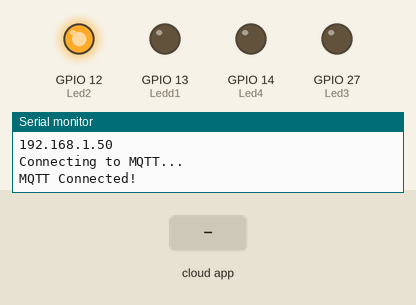
Recording of a sketch running on a simulated ESP32. Parts: output pins drawn as LEDs (lit = HIGH), the last lines printed to the serial monitor. The inputs (shaded band) are chosen by the test bench. WiFi joins after 1.5 s; servers stay silent unless stated; no MQTT or app messages arrive unless stated.

Above: at 5.3 s.
5.4 s: the phone or cloud app sets Led1 to 1
At 10.7 s:
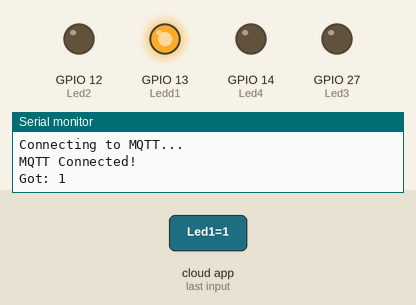
At 12.1 s:
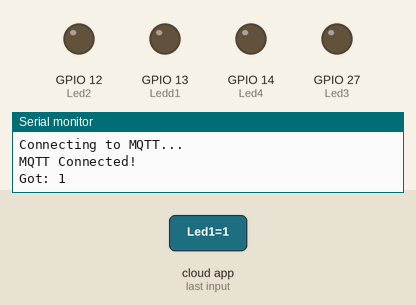
Timing chart, 0 to 13.6 s (numbered marks = the images above; inputs shaded):
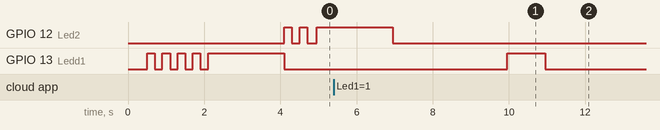

Measured:
- after the input at 5.4 s, GPIO 13 (Ledd1): LOW → HIGH after 4.6 s, → LOW 1.0 s later

The sketch:

Sistema-embebido.ino
```cpp
#include <WiFi.h>
#include <Adafruit_MQTT.h>
#include <Adafruit_MQTT_Client.h>
#include <HTTPClient.h>
#include <ArduinoJson.h>


//#ifndef Pins_Arduino_h
 #define Pins_Arduino_h

// http client resources
String serverAddress = "https://javier-mu.vercel.app/"; // change url
const int serverPort = 80; // Server port

//  firebase car
const char* idValue;
const char* bussyValue;

/*
#define PIN_WIRE_SDA (4)
#define PIN_WIRE_SCL (5)
*/
/*
static const uint8_t SDA = PIN_WIRE_SDA;
static const uint8_t SCL = PIN_WIRE_SCL;
*/

/*
static const uint8_t D0   = 16;
static const uint8_t D1   = 5;
static const uint8_t D2   = 4;
static const uint8_t D3   = 0;
static const uint8_t D4   = 2; LED
static const uint8_t D5   = 14;
static const uint8_t D6   = 12;
static const uint8_t D7   = 13;
static const uint8_t D8   = 15;
static const uint8_t RX   = 3;
static const uint8_t TX   = 1;
*/

/************************* Pin Definition *********************************/

#define Ledd1 13 //renta (azul)
#define Led2 12 // indicador MQTT / actualizar 5 secs (verde)
#define Led3 27 // indicador puerta (rojo)
#define Led4 14 // indicador encendido motor (amarillo)
int led_state = HIGH;

/************************* WiFi Access Point *********************************/

#define WLAN_SSID       "A1hackdogs"
#define WLAN_PASS       "1234567890"

/************************* Adafruit.io Se5000tup *********************************/

#define AIO_SERVER      "io.adafruit.com"
#define AIO_SERVERPORT  1883                   // use 8883 for SSL
#define AIO_USERNAME  "rnajera"
#define AIO_KEY       "aio_WCQG45bSAru0CJIam3n5wiIY1htc"
/************ Global State (you don't need to change this!) ******************/

// Create an ESP8266 WiFiClient class to connect to the MQTT server.
WiFiClient client;
// or... use WiFiFlientSecure for SSL
//WiFiClientSecure client;

// Setup the MQTT client class by passing in the WiFi client and MQTT server and login details.
Adafruit_MQTT_Client mqtt(&client, AIO_SERVER, AIO_SERVERPORT, AIO_USERNAME, AIO_KEY);

/****************************** Feeds ***************************************/

Adafruit_MQTT_Subscribe Led1 = Adafruit_MQTT_Subscribe(&mqtt, AIO_USERNAME "/feeds/Led1");


/*************************** Sketch Code ************************************/

// Bug workaround for Arduino 1.6.6, it seems to need a function declaration
// for some reason (only affects ESP8266, likely an arduino-builder bug).
void MQTT_connect();

void setup() {
  Serial.begin(115200);

  pinMode(Ledd1, OUTPUT);
  pinMode(Led2, OUTPUT);
  pinMode(Led3, OUTPUT);
  pinMode(Led4, OUTPUT);

  // Connect to WiFi access point.
  Serial.println(); Serial.println();
  Serial.print("Connecting to ");
  Serial.println(WLAN_SSID);


  delay(500);

  WiFi.begin(WLAN_SSID, WLAN_PASS);

  Serial.println("Accesing...");

  while (WiFi.status() != WL_CONNECTED) {
    digitalWrite(Ledd1, led_state);
    led_state = !led_state;
    delay(200);
    Serial.print(".");
  }
  Serial.println("Conectado!");
  digitalWrite(Ledd1, LOW);
  digitalWrite(Ledd1, HIGH);
  delay(2000);
  digitalWrite(Ledd1, LOW);
  Serial.println();

  Serial.println("WiFi connected");
  Serial.println("IP address: ");
  Serial.println(WiFi.localIP());

  // Setup MQTT subscription for onoff feed.
  mqtt.subscribe(&Led1);

}

uint32_t x=0;

void loop() {
  // Ensure the connection to the MQTT server is alive (this will make the first
  // connection and automatically reconnect when disconnected).  See the MQTT_connect
  // function definition further below.
  MQTT_connect();
  // this is our 'wait for incoming subscription packets' busy subloop
  // try to spend your time here
  Adafruit_MQTT_Subscribe *subscription;
  while ((subscription = mqtt.readSubscription(5000))) {

    if (subscription == &Led1) {
      int Led1_State = atoi((char *)Led1.lastread);
      if (Led1_State == 1){

        Serial.print(F("Got: "));
        Serial.println((char *)Led1.lastread);
        delay(3000);
        digitalWrite(Ledd1, HIGH);   // turn the LED on (HIGH is the voltage level)
        delay(1000);
        digitalWrite(Ledd1, LOW);
        delay(100);
      } else if (Led1_State == 2) {
        Serial.print(F("Got: "));
        Serial.println((char *)Led1.lastread);
        digitalWrite(Led3, HIGH);   // turn the LED on (HIGH is the voltage level)
        delay(1000);
        digitalWrite(Led3, LOW);
        delay(100);
      } else if (Led1_State == 3) {
        Serial.print(F("Got: "));
        Serial.println((char *)Led1.lastread);
        digitalWrite(Led4, HIGH);   // turn the LED on (HIGH is the voltage level)
      } else if (Led1_State == 4) {
        Serial.print(F("Got: "));
        Serial.println((char *)Led1.lastread);
        digitalWrite(Led4, LOW);   // turn the LED on (HIGH is the voltage level)
      }
    }
  }

  if(! mqtt.ping()) {
    mqtt.disconnect();
  }

}
// Function to connect and reconnect as necessary to the MQTT server.
// Should be called in the loop function and it will take care if connecting.
void MQTT_connect() {
  int8_t ret;

  // Stop if already connected.
  if (mqtt.connected()) {
    return;
  }

  Serial.println("Connecting to MQTT... ");

  uint8_t retries = 6;
  digitalWrite(Led2, HIGH);
  delay(200);
  digitalWrite(Led2, LOW);
  delay(200);
  digitalWrite(Led2, HIGH);
  delay(200);
  digitalWrite(Led2, LOW);
  delay(200);
  while ((ret = mqtt.connect()) != 0) { // connect will return 0 for connected
    Serial.println(mqtt.connectErrorString(ret));
    Serial.println("Retrying MQTT connection");
    mqtt.disconnect();
    retries--;
    if (retries == 0) {
      // basically die and wait for WDT to reset me
      while (1);
    }
  }
  Serial.println("MQTT Connected!");
  digitalWrite(Led2, HIGH);
  delay(2000);
  digitalWrite(Led2, LOW);
}
```
